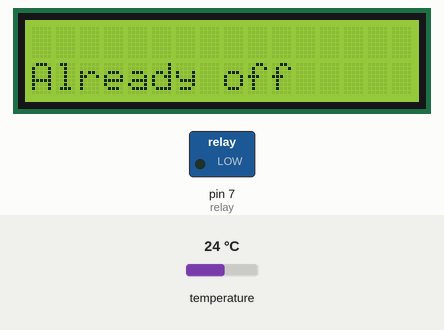
Simulated run of this sketch. Board: Arduino Uno, built with avr-gcc and run on an emulated ATmega328P. Shown: 16×2 character LCD, switched loads named in the sketch (green lamp = pin HIGH). The inputs (shaded band) are chosen by the test bench; at power-on: temperature 24 °C.

Above: at 1.2 s.
1.3 s: temperature set to 19 °C
At 5.1 s:
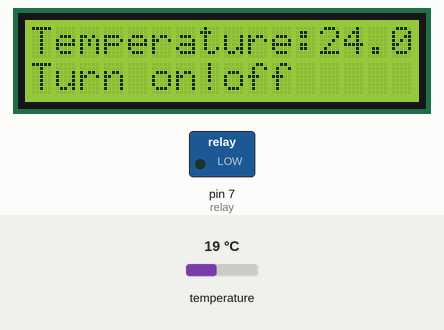
6.1 s: temperature set to 12 °C
At 13.3 s:
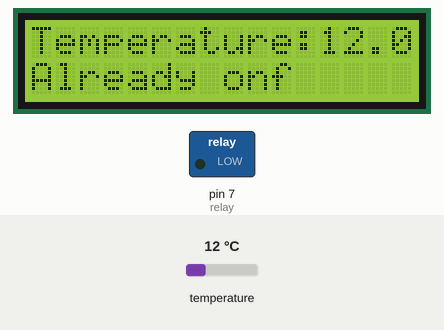
13.6 s: temperature set to 28 °C
At 15.7 s:
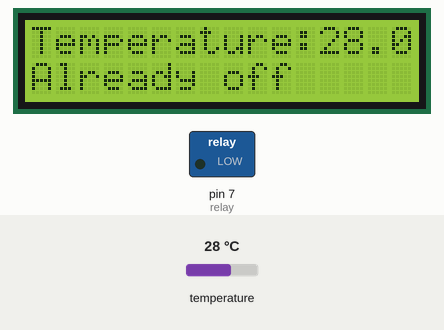
Timing chart, 0 to 17.2 s (numbered marks = the images above; inputs shaded):
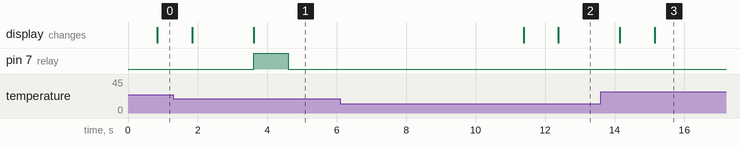

Measured:
- after the input at 1.3 s, pin 7 (relay): LOW → HIGH after 2.3 s, → LOW 1.0 s later; the display: first differs from a run without the input after 2.3 s (image 1)
- after the input at 13.6 s, the display: first changes after 0.55 s (image 3 shows a later state)

The sketch:

Temp_Control.ino
```cpp
#include <DallasTemperature.h>
#include <OneWire.h>
#include <LiquidCrystal.h>

// The cable of the Dallas sensor on Arduino pin 2
#define ONE_WIRE_BUS 6

// Sets a oneWire instance to communicate with any OneWire device (not just Maxim / Dallas temperature ICs)
OneWire oneWire(ONE_WIRE_BUS);
const int rs = 12, en = 11, d4 = 5, d5 = 4, d6 = 3, d7 = 2;
LiquidCrystal lcd(rs, en, d4, d5, d6, d7);
int state = 0;
float temp;
int ontemp = 20;
int offtemp = 22;
// Let's pass our oneWire source to the Dallas sensor.
DallasTemperature sensors(&oneWire);

int relay = 7; // pin for relay - active = high;


void setup(void)
{
  // Initialize serial communication
  Serial.begin(9600);
  lcd.begin(16, 2);
  pinMode (relay, OUTPUT); // relay pin set to output
  // Let's start the library
  sensors.begin();
}
  void turnoff() {
    digitalWrite (relay, HIGH); // energize the relay
    lcd.clear();
    lcd.print("Turn off!");
    delay(5000);
    digitalWrite (relay, LOW); // relay is off
    delay(5000);
    state = 0;
    delay(1000);
  }

  void turnon(){
     digitalWrite (relay, HIGH); // energize the relay
     lcd.setCursor(0,1);
     lcd.print("Turn on!");
     delay(1000);
     digitalWrite (relay, LOW); // relay is off
     delay(5000);
     state = 1;
     delay(1000);
    }
void loop()
{
   // call the sensors.requestTemperatures () function to show global temperature
   // request to all devices on the bus
  sensors.requestTemperatures(); // send the value request
  float temp = sensors.getTempCByIndex(0);

  if(temp > offtemp && state == 0 || temp > offtemp + 1 && state == 1){
  lcd.setCursor(0,1);
  lcd.print("Already off");
  delay(1000);
  lcd.setCursor(0,0);
  lcd.print("Temperature:");  // show the temperature on the serial screen
  lcd.println(temp);
  delay(1000);
  }
  else if(temp > offtemp && state == 1) {
  turnoff();
  }

  if(temp < ontemp && state == 1 || temp < ontemp - 2 && state == 0){
  lcd.setCursor(0,1);
  lcd.print("Already on");
  delay(1000);
  lcd.setCursor(0,0);
  lcd.print("Temperature:");  // show the temperature on the serial screen
  lcd.println(temp);
  delay(1000);
  }

  else if (temp < ontemp && state == 0){
  turnon();
  }

  if (temp < offtemp && temp > ontemp){
  lcd.setCursor(0,0);
  lcd.print("Temperature:");
  lcd.print(temp);
  lcd.setCursor(0,1);
  lcd.print(" ");
  }

}
```
